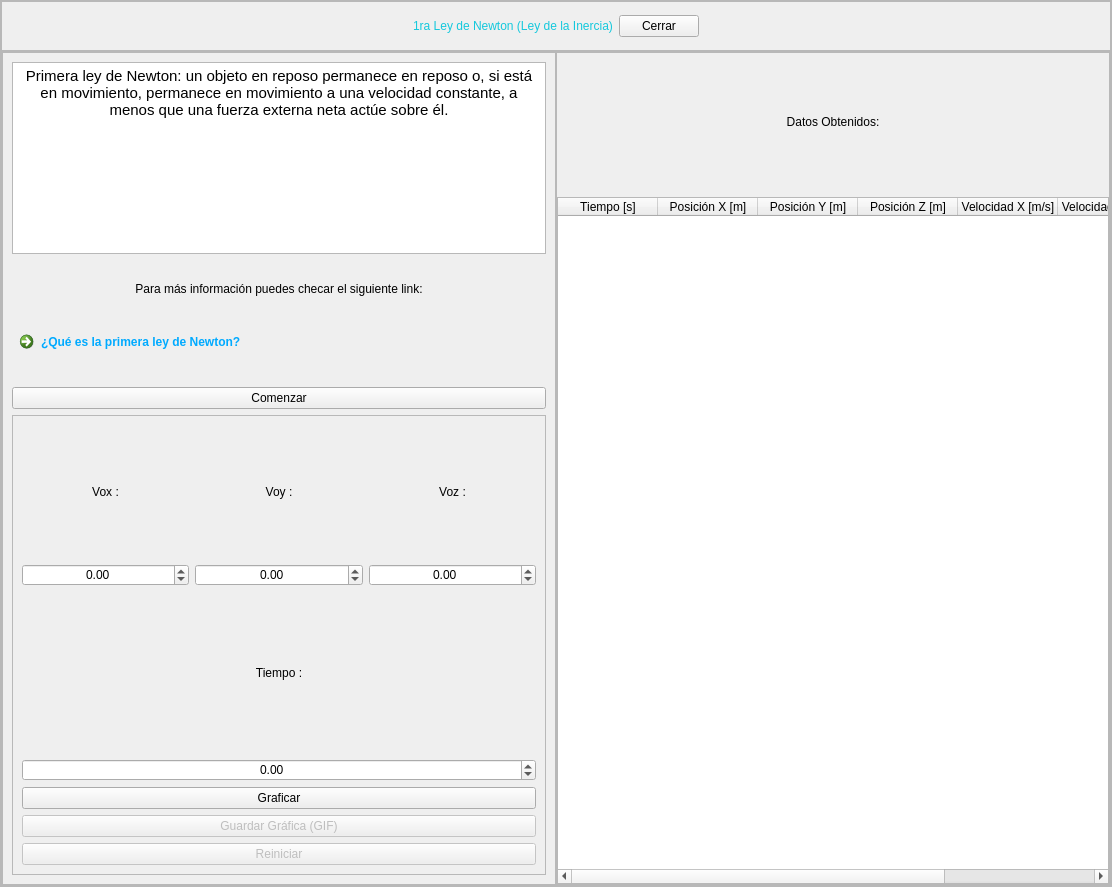
<?xml version="1.0" encoding="UTF-8"?>
<ui version="4.0">
 <class>MainWindow</class>
 <widget class="QMainWindow" name="MainWindow">
  <property name="geometry">
   <rect>
    <x>0</x>
    <y>0</y>
    <width>1112</width>
    <height>887</height>
   </rect>
  </property>
  <property name="windowTitle">
   <string>MainWindow</string>
  </property>
  <widget class="QWidget" name="centralwidget">
   <layout class="QVBoxLayout" name="verticalLayout">
    <property name="spacing">
     <number>0</number>
    </property>
    <property name="leftMargin">
     <number>0</number>
    </property>
    <property name="topMargin">
     <number>0</number>
    </property>
    <property name="rightMargin">
     <number>0</number>
    </property>
    <property name="bottomMargin">
     <number>0</number>
    </property>
    <item>
     <widget class="QFrame" name="frame">
      <property name="frameShape">
       <enum>QFrame::StyledPanel</enum>
      </property>
      <property name="frameShadow">
       <enum>QFrame::Raised</enum>
      </property>
      <layout class="QVBoxLayout" name="verticalLayout_2" stretch="1,8">
       <property name="spacing">
        <number>0</number>
       </property>
       <property name="leftMargin">
        <number>0</number>
       </property>
       <property name="topMargin">
        <number>0</number>
       </property>
       <property name="rightMargin">
        <number>0</number>
       </property>
       <property name="bottomMargin">
        <number>0</number>
       </property>
       <item>
        <widget class="QFrame" name="frame_2">
         <property name="maximumSize">
          <size>
           <width>16777215</width>
           <height>50</height>
          </size>
         </property>
         <property name="styleSheet">
          <string notr="true">font: 10pt &quot;MS Shell Dlg 2&quot;;</string>
         </property>
         <property name="frameShape">
          <enum>QFrame::StyledPanel</enum>
         </property>
         <property name="frameShadow">
          <enum>QFrame::Raised</enum>
         </property>
         <layout class="QHBoxLayout" name="horizontalLayout">
          <item>
           <spacer name="horizontalSpacer">
            <property name="orientation">
             <enum>Qt::Horizontal</enum>
            </property>
            <property name="sizeHint" stdset="0">
             <size>
              <width>268</width>
              <height>20</height>
             </size>
            </property>
           </spacer>
          </item>
          <item>
           <widget class="QLabel" name="label">
            <property name="styleSheet">
             <string notr="true">font: 87 12pt &quot;Arial Black&quot;;
color: rgb(20, 200,220);
</string>
            </property>
            <property name="text">
             <string>1ra Ley de Newton (Ley de la Inercia)</string>
            </property>
           </widget>
          </item>
          <item>
           <widget class="QPushButton" name="button_cerrar">
            <property name="text">
             <string>Cerrar</string>
            </property>
           </widget>
          </item>
          <item>
           <spacer name="horizontalSpacer_2">
            <property name="orientation">
             <enum>Qt::Horizontal</enum>
            </property>
            <property name="sizeHint" stdset="0">
             <size>
              <width>268</width>
              <height>20</height>
             </size>
            </property>
           </spacer>
          </item>
         </layout>
        </widget>
       </item>
       <item>
        <widget class="QFrame" name="frame_3">
         <property name="frameShape">
          <enum>QFrame::StyledPanel</enum>
         </property>
         <property name="frameShadow">
          <enum>QFrame::Raised</enum>
         </property>
         <layout class="QHBoxLayout" name="horizontalLayout_2" stretch="1,1">
          <property name="spacing">
           <number>0</number>
          </property>
          <property name="leftMargin">
           <number>0</number>
          </property>
          <property name="topMargin">
           <number>0</number>
          </property>
          <property name="rightMargin">
           <number>0</number>
          </property>
          <property name="bottomMargin">
           <number>0</number>
          </property>
          <item>
           <widget class="QFrame" name="frame_4">
            <property name="styleSheet">
             <string notr="true">QPushButton{
font: 10pt &quot;MS Shell Dlg 2&quot;;
}

QLabel{
font: 12pt &quot;MS Shell Dlg 2&quot;;
}

QDoubleSpinBox{
font: 12pt &quot;MS Shell Dlg 2&quot;;
}

QCommandLinkButton{
color: rgb(0, 170, 255);
}</string>
            </property>
            <property name="frameShape">
             <enum>QFrame::StyledPanel</enum>
            </property>
            <property name="frameShadow">
             <enum>QFrame::Raised</enum>
            </property>
            <layout class="QVBoxLayout" name="verticalLayout_3" stretch="0,1,1,1,8">
             <item>
              <widget class="QTextEdit" name="textEdit">
               <property name="html">
                <string>&lt;!DOCTYPE HTML PUBLIC &quot;-//W3C//DTD HTML 4.0//EN&quot; &quot;http://www.w3.org/TR/REC-html40/strict.dtd&quot;&gt;
&lt;html&gt;&lt;head&gt;&lt;meta name=&quot;qrichtext&quot; content=&quot;1&quot; /&gt;&lt;style type=&quot;text/css&quot;&gt;
p, li { white-space: pre-wrap; }
&lt;/style&gt;&lt;/head&gt;&lt;body style=&quot; font-family:'MS Shell Dlg 2'; font-size:7.8pt; font-weight:400; font-style:normal;&quot;&gt;
&lt;p align=&quot;center&quot; style=&quot; margin-top:0px; margin-bottom:0px; margin-left:0px; margin-right:0px; -qt-block-indent:0; text-indent:0px;&quot;&gt;&lt;span style=&quot; font-size:11pt;&quot;&gt;Primera ley de Newton: un objeto en reposo permanece en reposo o, si está en movimiento, permanece en movimiento a una velocidad constante, a menos que una fuerza externa neta actúe sobre él.&lt;/span&gt;&lt;/p&gt;&lt;/body&gt;&lt;/html&gt;</string>
               </property>
              </widget>
             </item>
             <item>
              <widget class="QLabel" name="label_2">
               <property name="styleSheet">
                <string notr="true"/>
               </property>
               <property name="text">
                <string>Para más información puedes checar el siguiente link:</string>
               </property>
               <property name="alignment">
                <set>Qt::AlignCenter</set>
               </property>
              </widget>
             </item>
             <item>
              <widget class="QCommandLinkButton" name="linkButton_pag">
               <property name="styleSheet">
                <string notr="true">QPushButton{
border-color: rgb(170, 0, 0);
font: 81 italic 11pt &quot;Montserrat ExtraBold&quot;;
}</string>
               </property>
               <property name="text">
                <string>¿Qué es la primera ley de Newton?</string>
               </property>
              </widget>
             </item>
             <item>
              <widget class="QPushButton" name="button_comenzar">
               <property name="text">
                <string>Comenzar</string>
               </property>
              </widget>
             </item>
             <item>
              <widget class="QFrame" name="frame_6">
               <property name="frameShape">
                <enum>QFrame::StyledPanel</enum>
               </property>
               <property name="frameShadow">
                <enum>QFrame::Raised</enum>
               </property>
               <layout class="QVBoxLayout" name="verticalLayout_5" stretch="1,1,1,1,0,1">
                <item>
                 <layout class="QGridLayout" name="gridLayout">
                  <item row="0" column="1">
                   <widget class="QLabel" name="label_5">
                    <property name="text">
                     <string>Voy :</string>
                    </property>
                    <property name="alignment">
                     <set>Qt::AlignCenter</set>
                    </property>
                   </widget>
                  </item>
                  <item row="0" column="2">
                   <widget class="QLabel" name="label_6">
                    <property name="text">
                     <string>Voz :</string>
                    </property>
                    <property name="alignment">
                     <set>Qt::AlignCenter</set>
                    </property>
                   </widget>
                  </item>
                  <item row="0" column="0">
                   <widget class="QLabel" name="label_4">
                    <property name="text">
                     <string>Vox :</string>
                    </property>
                    <property name="alignment">
                     <set>Qt::AlignCenter</set>
                    </property>
                   </widget>
                  </item>
                  <item row="1" column="0">
                   <widget class="QDoubleSpinBox" name="sBox_Vox">
                    <property name="alignment">
                     <set>Qt::AlignCenter</set>
                    </property>
                    <property name="minimum">
                     <double>-100000.000000000000000</double>
                    </property>
                    <property name="maximum">
                     <double>100000.000000000000000</double>
                    </property>
                   </widget>
                  </item>
                  <item row="1" column="1">
                   <widget class="QDoubleSpinBox" name="sBox_Voy">
                    <property name="alignment">
                     <set>Qt::AlignCenter</set>
                    </property>
                    <property name="minimum">
                     <double>-100000.000000000000000</double>
                    </property>
                    <property name="maximum">
                     <double>100000.000000000000000</double>
                    </property>
                    <property name="value">
                     <double>0.000000000000000</double>
                    </property>
                   </widget>
                  </item>
                  <item row="1" column="2">
                   <widget class="QDoubleSpinBox" name="sBox_Voz">
                    <property name="alignment">
                     <set>Qt::AlignCenter</set>
                    </property>
                    <property name="minimum">
                     <double>-100000.000000000000000</double>
                    </property>
                    <property name="maximum">
                     <double>100000.000000000000000</double>
                    </property>
                   </widget>
                  </item>
                 </layout>
                </item>
                <item>
                 <widget class="QLabel" name="label_7">
                  <property name="text">
                   <string>Tiempo :</string>
                  </property>
                  <property name="alignment">
                   <set>Qt::AlignCenter</set>
                  </property>
                 </widget>
                </item>
                <item>
                 <widget class="QDoubleSpinBox" name="sBox_tiempo">
                  <property name="alignment">
                   <set>Qt::AlignCenter</set>
                  </property>
                  <property name="minimum">
                   <double>-1000.000000000000000</double>
                  </property>
                  <property name="maximum">
                   <double>1000.000000000000000</double>
                  </property>
                 </widget>
                </item>
                <item>
                 <widget class="QPushButton" name="button_graficar">
                  <property name="text">
                   <string>Graficar</string>
                  </property>
                 </widget>
                </item>
                <item>
                 <widget class="QPushButton" name="button_guardar">
                  <property name="enabled">
                   <bool>false</bool>
                  </property>
                  <property name="text">
                   <string>Guardar Gráfica (GIF)</string>
                  </property>
                 </widget>
                </item>
                <item>
                 <widget class="QPushButton" name="button_reiniciar">
                  <property name="enabled">
                   <bool>false</bool>
                  </property>
                  <property name="text">
                   <string>Reiniciar</string>
                  </property>
                 </widget>
                </item>
               </layout>
              </widget>
             </item>
            </layout>
           </widget>
          </item>
          <item>
           <widget class="QFrame" name="frame_5">
            <property name="frameShape">
             <enum>QFrame::StyledPanel</enum>
            </property>
            <property name="frameShadow">
             <enum>QFrame::Raised</enum>
            </property>
            <layout class="QVBoxLayout" name="verticalLayout_4" stretch="1,5,8">
             <property name="leftMargin">
              <number>0</number>
             </property>
             <property name="topMargin">
              <number>0</number>
             </property>
             <property name="rightMargin">
              <number>0</number>
             </property>
             <property name="bottomMargin">
              <number>0</number>
             </property>
             <item>
              <widget class="QLabel" name="label_3">
               <property name="styleSheet">
                <string notr="true">font: 12pt &quot;MS Shell Dlg 2&quot;;</string>
               </property>
               <property name="text">
                <string>Datos Obtenidos:</string>
               </property>
               <property name="alignment">
                <set>Qt::AlignCenter</set>
               </property>
              </widget>
             </item>
             <item>
              <widget class="QTableWidget" name="tabla_valores">
               <column>
                <property name="text">
                 <string>Tiempo [s]</string>
                </property>
               </column>
               <column>
                <property name="text">
                 <string>Posición X [m]</string>
                </property>
               </column>
               <column>
                <property name="text">
                 <string>Posición Y [m]</string>
                </property>
               </column>
               <column>
                <property name="text">
                 <string>Posición Z [m]</string>
                </property>
               </column>
               <column>
                <property name="text">
                 <string>Velocidad X [m/s]</string>
                </property>
               </column>
               <column>
                <property name="text">
                 <string>Velocidad Y [m/s]</string>
                </property>
               </column>
               <column>
                <property name="text">
                 <string>Velocidad Z [m/s]</string>
                </property>
               </column>
              </widget>
             </item>
             <item>
              <layout class="QVBoxLayout" name="graf_1ra_ley"/>
             </item>
            </layout>
           </widget>
          </item>
         </layout>
        </widget>
       </item>
      </layout>
     </widget>
    </item>
   </layout>
  </widget>
 </widget>
 <resources/>
 <connections/>
</ui>
